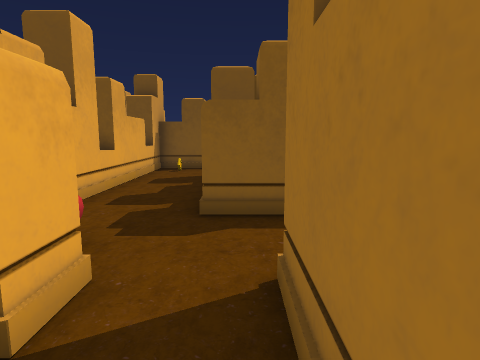
view 1 (above)

21 first-person views from a walk through a Unity game level. The camera is 1.4 m above the floor, tilts 8° down and sees 75° across. The floor is counted in squares, 1 m on a side. Each view is taken from the middle of a square. On the plan, view 1 faces up. The plan holds only what a view shows up to about 14 squares ahead; the rest is blank. The place goes on beyond the plan. The player character is not drawn. Some surface patterns are stand-ins.

view 2
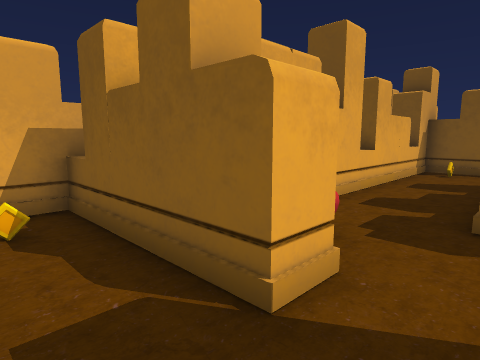

view 3
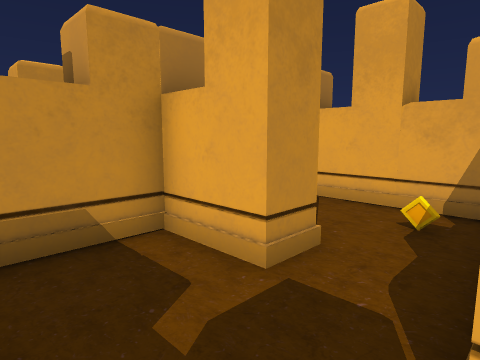

view 4
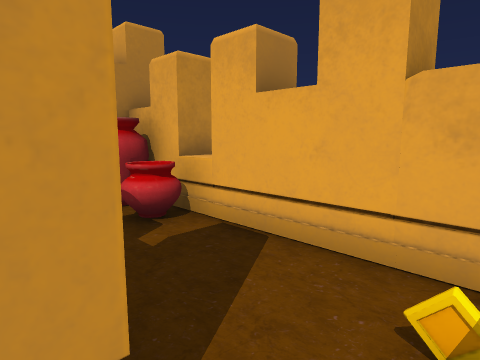

view 5
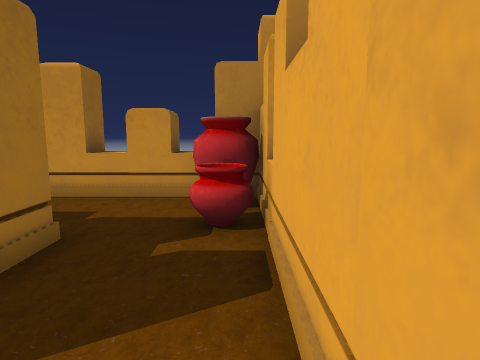

view 6
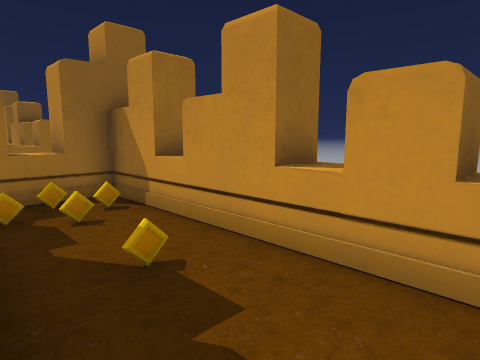

view 7
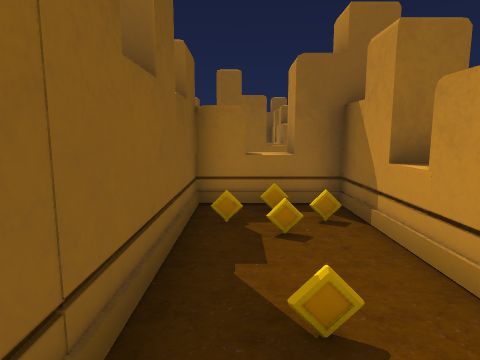

view 8
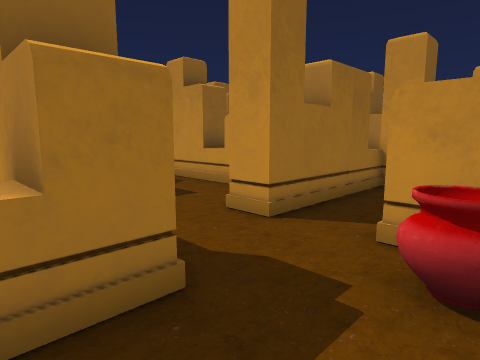

view 9
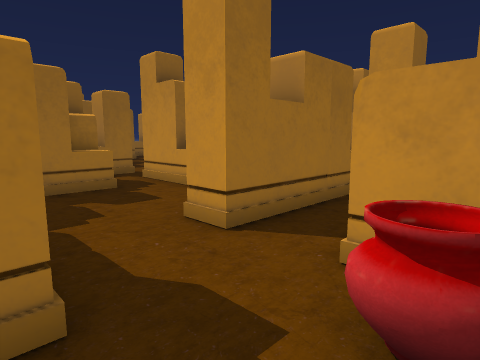

view 10
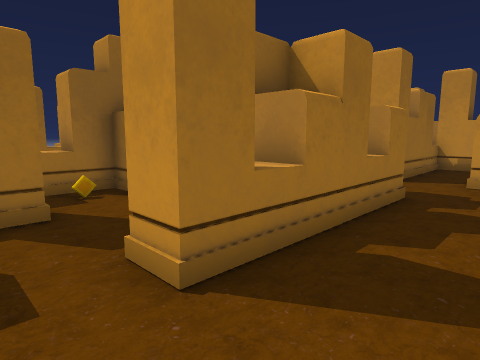

view 11
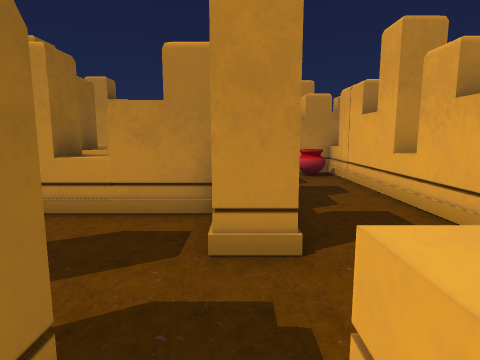

view 12
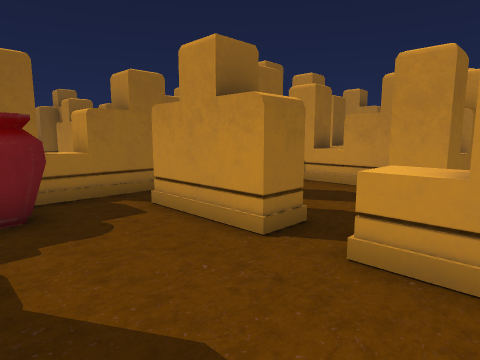

view 13
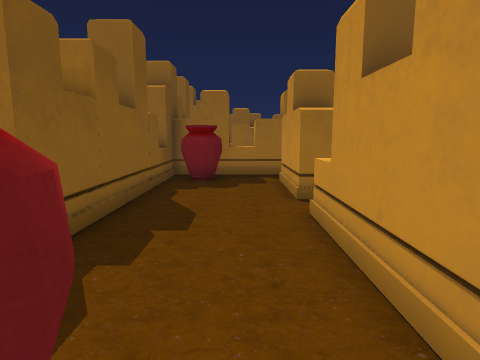

view 14
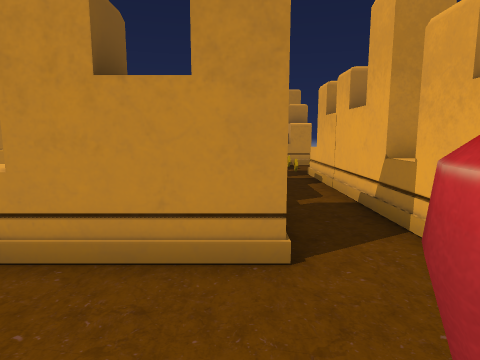

view 15
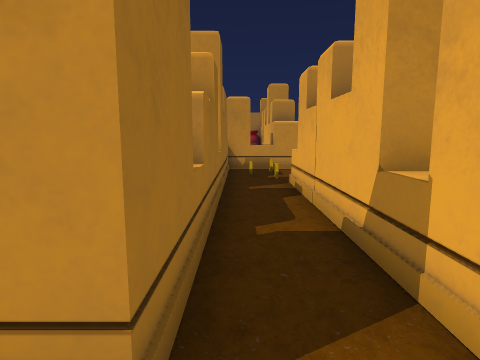

view 16
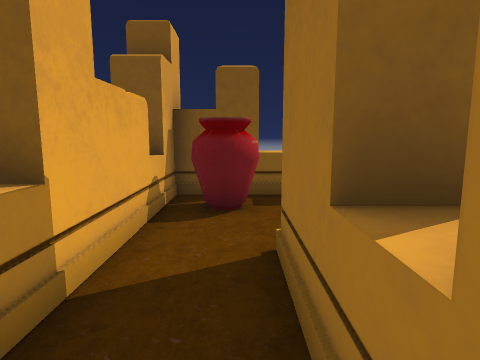

view 17
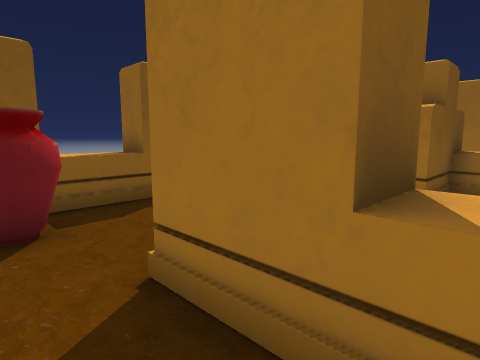

view 18
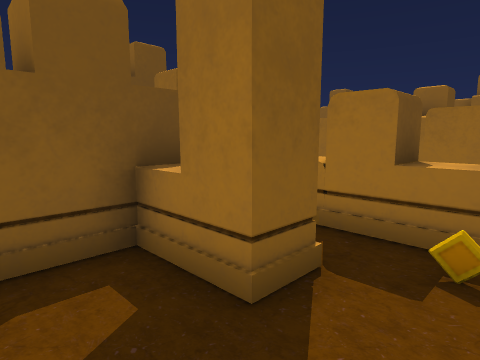

view 19
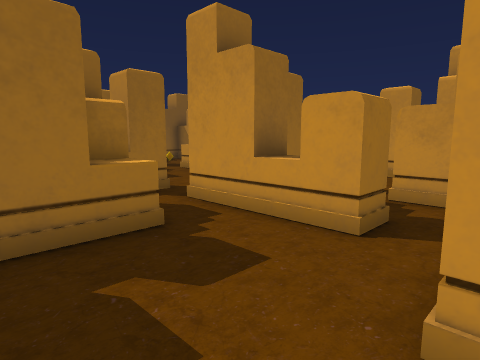

view 20
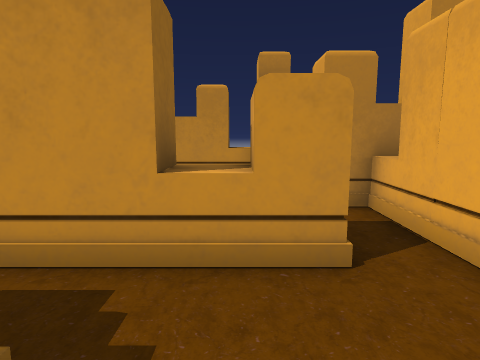

view 21
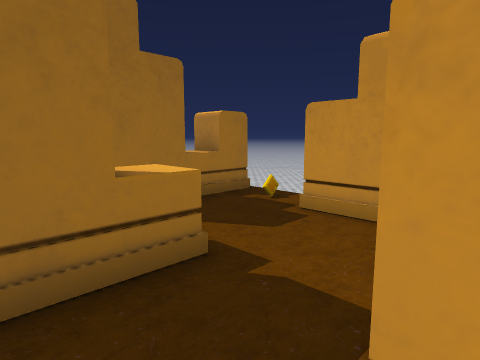

### Floor plan
Points are (right, up) in squares from view 1. A wall is a line through its corners. A room is listed if a view was taken in it or the views show most of it. See-through windows are left out.
Room 1 (views 1, 2, 3, 4, 5, 6, 7)
walls: (-3.5, -3.1) (-3.5, -2.1); (-3.5, -0.1) (-2.5, -0.1) (-2.5, -2.1) (1, -2.1); (0.4, -2.1) (0.4, 2.8); (-4.5, -7.1) (-4.5, -6.1) (2.4, -6.1) (2.4, -3.1) (-3, -3.1); (-1.5, 2.8) (-1.5, 1.8) (-6.5, 1.8); (-6.4, 2.9) (-6.4, -6)
ways out: opening at (-0.5, 2) to room 2
objects: vase (-6, -6) to (-5, -5); vase (-6, -4) to (-5, -4); other object (-5, 1); other object (-2, -5); other object (0, -5); other object (1, -5); other object (1, -4); other object (2, -5)
Room 2 (views 8, 9, 10, 18, 19, 20)
walls: (0.9, 5.5) (-0.7, 5.5) (-0.7, 11.4) (0.4, 11.4); (0.4, 2.8) (1.5, 2.8); (2.8, 0.8) (6.9, 0.8); (-0.8, 9.4) (5.3, 9.4) (5.3, 10.4) (6.4, 10.4); (5.3, 2.4) (5.3, 4.6); (-4, 2.8) (-1.5, 2.8); (6.3, 2.4) (6.3, 3.2); (3.9, 11.7) (2.8, 11.7) (2.8, 13.8); (6.4, 11.4) (5.3, 11.4); (8.2, 0.4) (8.2, 1.8); (-1.6, 13.7) (-3.5, 13.7) (-3.5, 2.8); (3.9, 13.7) (0.8, 13.7)
ways out: opening at (-0.5, 2) to room 1; opening at (-0.5, 14.5) to room 3; opening at (2, 0.5) to room 4; gap at (4, 12)
objects: vase (-3, 4) to (-2, 4); other object (-2, 13); other object (5, 11)
Room 3 (views 11, 12, 13, 14, 15, 16, 17)
walls: (-4.5, 8.8) (-4.5, 14.7) (-0.5, 14.7); (0.8, 13.7) (0.8, 14.7) (3.9, 14.7); (-4.5, 4.4) (-4.5, 7.9); (3.4, 18.4) (-6.4, 18.4) (-6.4, 6.5); (5.3, 13.5) (5.3, 18.4) (4.4, 18.4); (5.2, 15.4) (6.4, 15.4); (-7.5, 2.8) (-4, 2.8)
low walls: (-0.5, 14.7) (-0.5, 13.6)
ways out: opening at (-0.5, 14.5) to room 2; opening at (-4, 19); gap at (4, 14)
objects: other object (-6, 4); other object (-6, 6); vase (-6, 17) to (-5, 18); other object (-5, 5); vase (4, 17) to (5, 18)
Room 4 (view 21)
walls: (2.8, -0.4) (2.8, 0.8); (1.4, 0.9) (1.4, -2.1); (1, -2.1) (3.5, -2.1)
ways out: opening at (2, 0.5) to room 2; opening at (3, -1) to room 6
Room 5 (no view inside)
walls: (5.9, -3.4) (5.9, -2.4); (3.6, -6.1) (6.5, -6.1); (8.8, -5.6) (8.8, -3.4)
ways out: opening at (4.5, -2) to room 6; opening at (7.5, -6.5)
Room 6 (no view inside)
walls: (5.9, -2.4) (5.9, -1.2)
ways out: opening at (3, -1) to room 4; opening at (4.5, -2) to room 5

Positions as (right, up) in squares from view 1, and headings:
1: (0, 0), facing up
2: (0, 0), facing up-left
3: (0, 2), facing down-left
4: (-3, 1), facing down-left
5: (-6, 1), facing down
6: (-5, -3), facing down-right
7: (-4, -4), facing right
8: (-3, 7), facing down-right
9: (-3, 6), facing down-right
10: (-3, 13), facing down-right
11: (0, 15), facing down
12: (-2, 18), facing down-right
13: (-6, 16), facing right
14: (-4, 18), facing down
15: (-5, 16), facing down
16: (-5, 11), facing up
17: (-6, 12), facing up-right
18: (1, 10), facing up-right
19: (1, 5), facing down-right
20: (4, 4), facing down
21: (3, -1), facing down-right
